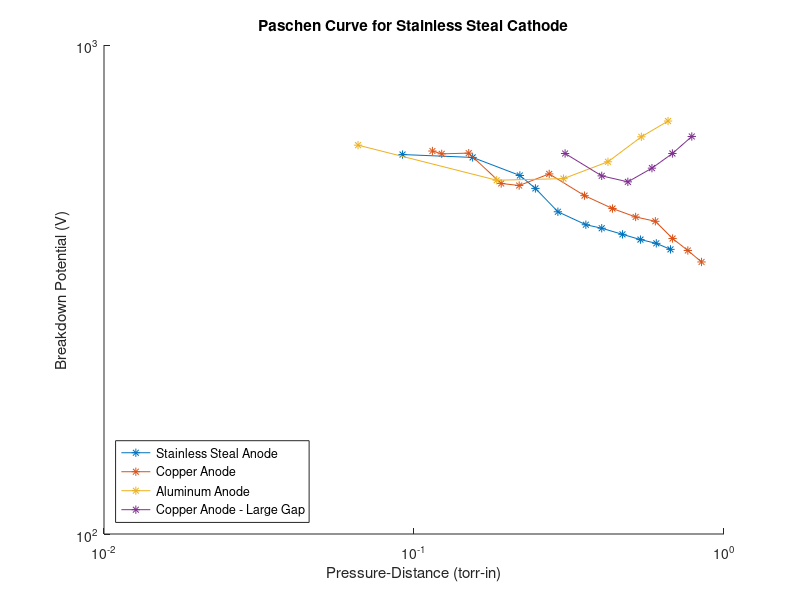

Recreate this plot in MATLAB.
clear ; close all ; clc;
% data = readmatrix( 'ArcingData.xlsx' ) ;
% save( 'ArcingData.mat' )

load( 'ArcingData.mat' ) ;
dist = data( :,1 ) ;
torrin = data( :,2 ) ;
volt = data( :,3 ) ;
torr = data( :,4 ) ;
load( 'Group2_Paschen.mat' ) ;
torrin2 = [ data2( 2:7,2 ) ; data2( 9:15,2 ) ] ;
volt2 = [ data2( 2:7,4 ) ; data2( 9:15,4 ) ];
torr2 = data2( :,1 ) ;
load( 'Group3_Paschen.mat' ) ;
torrin3 = data3( 1:6,3 ) ;
volt3 = (1e3)*[ data3( 1:4,2 ) ; .529 ; data3( 6,2 ) ]  ;
torr3 = [ data3( 1:6,1 ) ; data3( 6,1 ) ];
load( 'Group4_Paschen.mat' ) ;
torrin4 = data4( 4:9,4 ) ;
volt4 = data4( 4:9,3 ) ;
torr4 = data4( :,2 ) ;

figure
hold on
loglog( torrin , volt , '*-' ) % s-s ( .224 in )
loglog( torrin2 , volt2 , '*-' ) % copper ( .273 in )
loglog( torrin3 , volt3 , '*-' ) % aluminum ( .22 in )
loglog( torrin4 , volt4 , '*-' ) % copper long (.96 in )
title( 'Paschen Curve for Stainless Steal Cathode' )
xlabel( 'Pressure-Distance (torr-in)' )
ylabel( 'Breakdown Potential (V)' )
legend( 'Stainless Steal Anode' , 'Copper Anode' , 'Aluminum Anode' , 'Copper Anode - Large Gap' , 'Location' , 'southwest' )
hold off
